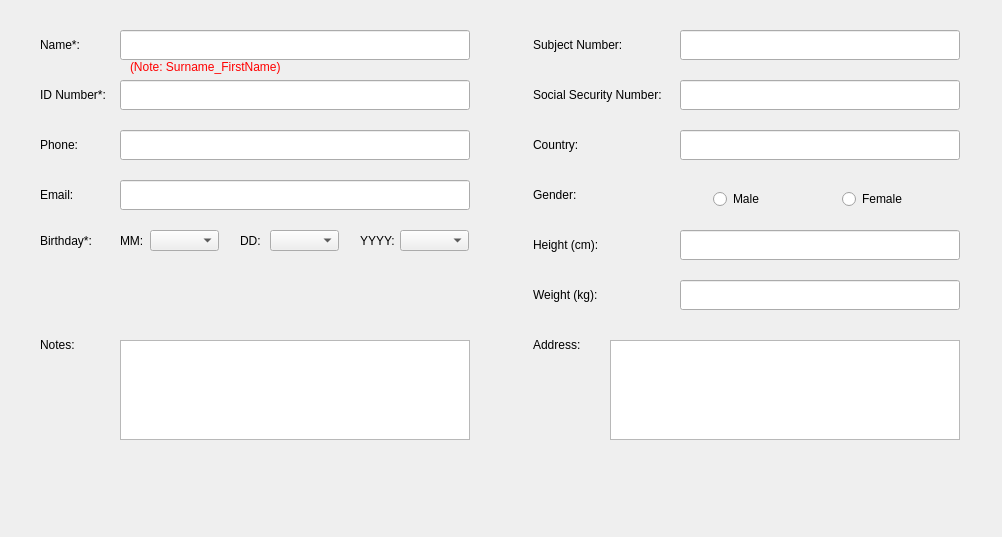
<?xml version="1.0" encoding="UTF-8"?>
<ui version="4.0">
 <class>CreateNewPatientDialog</class>
 <widget class="QDialog" name="CreateNewPatientDialog">
  <property name="geometry">
   <rect>
    <x>0</x>
    <y>0</y>
    <width>1002</width>
    <height>537</height>
   </rect>
  </property>
  <property name="windowTitle">
   <string>New Patient</string>
  </property>
  <widget class="QLabel" name="heightLabel">
   <property name="geometry">
    <rect>
     <x>533</x>
     <y>230</y>
     <width>111</width>
     <height>29</height>
    </rect>
   </property>
   <property name="styleSheet">
    <string notr="true">font: 12px &quot;MS Shell Dlg 2&quot;;</string>
   </property>
   <property name="text">
    <string>Height (cm):</string>
   </property>
  </widget>
  <widget class="QLabel" name="emailLabel">
   <property name="geometry">
    <rect>
     <x>40</x>
     <y>180</y>
     <width>80</width>
     <height>30</height>
    </rect>
   </property>
   <property name="styleSheet">
    <string notr="true">font: 12px &quot;MS Shell Dlg 2&quot;;</string>
   </property>
   <property name="text">
    <string>Email:</string>
   </property>
  </widget>
  <widget class="QLabel" name="nameLabel">
   <property name="geometry">
    <rect>
     <x>40</x>
     <y>30</y>
     <width>80</width>
     <height>30</height>
    </rect>
   </property>
   <property name="styleSheet">
    <string notr="true">font: 12px &quot;MS Shell Dlg 2&quot;;</string>
   </property>
   <property name="text">
    <string>Name*:</string>
   </property>
  </widget>
  <widget class="QLabel" name="subjectNumberLabel">
   <property name="geometry">
    <rect>
     <x>533</x>
     <y>30</y>
     <width>131</width>
     <height>29</height>
    </rect>
   </property>
   <property name="styleSheet">
    <string notr="true">font: 12px &quot;MS Shell Dlg 2&quot;;</string>
   </property>
   <property name="text">
    <string>Subject Number:</string>
   </property>
  </widget>
  <widget class="QLabel" name="weightLabel">
   <property name="geometry">
    <rect>
     <x>533</x>
     <y>280</y>
     <width>111</width>
     <height>29</height>
    </rect>
   </property>
   <property name="styleSheet">
    <string notr="true">font: 12px &quot;MS Shell Dlg 2&quot;;</string>
   </property>
   <property name="text">
    <string>Weight (kg):</string>
   </property>
  </widget>
  <widget class="QLabel" name="dobLabel">
   <property name="geometry">
    <rect>
     <x>40</x>
     <y>220</y>
     <width>80</width>
     <height>41</height>
    </rect>
   </property>
   <property name="styleSheet">
    <string notr="true">font: 12px &quot;MS Shell Dlg 2&quot;;</string>
   </property>
   <property name="text">
    <string>Birthday*:</string>
   </property>
  </widget>
  <widget class="QTextEdit" name="addressInput">
   <property name="geometry">
    <rect>
     <x>610</x>
     <y>340</y>
     <width>350</width>
     <height>100</height>
    </rect>
   </property>
   <property name="styleSheet">
    <string notr="true">font: 12px &quot;MS Shell Dlg 2&quot;;</string>
   </property>
  </widget>
  <widget class="QLabel" name="sexLabel">
   <property name="geometry">
    <rect>
     <x>533</x>
     <y>180</y>
     <width>121</width>
     <height>29</height>
    </rect>
   </property>
   <property name="styleSheet">
    <string notr="true">font: 12px &quot;MS Shell Dlg 2&quot;;</string>
   </property>
   <property name="text">
    <string>Gender:</string>
   </property>
  </widget>
  <widget class="QLabel" name="socialSecurityLabel">
   <property name="geometry">
    <rect>
     <x>533</x>
     <y>80</y>
     <width>141</width>
     <height>29</height>
    </rect>
   </property>
   <property name="styleSheet">
    <string notr="true">font: 12px &quot;MS Shell Dlg 2&quot;;</string>
   </property>
   <property name="text">
    <string>Social Security Number:</string>
   </property>
  </widget>
  <widget class="QLabel" name="phoneLabel">
   <property name="geometry">
    <rect>
     <x>40</x>
     <y>130</y>
     <width>80</width>
     <height>30</height>
    </rect>
   </property>
   <property name="styleSheet">
    <string notr="true">font: 12px &quot;MS Shell Dlg 2&quot;;</string>
   </property>
   <property name="text">
    <string>Phone:</string>
   </property>
  </widget>
  <widget class="QWidget" name="horizontalLayoutWidget_2">
   <property name="geometry">
    <rect>
     <x>713</x>
     <y>180</y>
     <width>251</width>
     <height>39</height>
    </rect>
   </property>
   <layout class="QHBoxLayout" name="sexInput">
    <item>
     <widget class="QRadioButton" name="male">
      <property name="styleSheet">
       <string notr="true">font: 12px &quot;MS Shell Dlg 2&quot;;</string>
      </property>
      <property name="text">
       <string>Male</string>
      </property>
     </widget>
    </item>
    <item>
     <widget class="QRadioButton" name="female">
      <property name="styleSheet">
       <string notr="true">font: 12px &quot;MS Shell Dlg 2&quot;;</string>
      </property>
      <property name="text">
       <string>Female</string>
      </property>
     </widget>
    </item>
   </layout>
  </widget>
  <widget class="QLabel" name="addressLabel">
   <property name="geometry">
    <rect>
     <x>533</x>
     <y>330</y>
     <width>81</width>
     <height>29</height>
    </rect>
   </property>
   <property name="styleSheet">
    <string notr="true">font: 12px &quot;MS Shell Dlg 2&quot;;</string>
   </property>
   <property name="text">
    <string>Address:</string>
   </property>
  </widget>
  <widget class="QLabel" name="nationalityLabel">
   <property name="geometry">
    <rect>
     <x>533</x>
     <y>130</y>
     <width>131</width>
     <height>29</height>
    </rect>
   </property>
   <property name="styleSheet">
    <string notr="true">font: 12px &quot;MS Shell Dlg 2&quot;;</string>
   </property>
   <property name="text">
    <string>Country:</string>
   </property>
  </widget>
  <widget class="QLabel" name="idLabel">
   <property name="geometry">
    <rect>
     <x>40</x>
     <y>80</y>
     <width>80</width>
     <height>30</height>
    </rect>
   </property>
   <property name="styleSheet">
    <string notr="true">font: 12px &quot;MS Shell Dlg 2&quot;;</string>
   </property>
   <property name="text">
    <string>ID Number*:</string>
   </property>
  </widget>
  <widget class="QDialogButtonBox" name="buttonBox">
   <property name="geometry">
    <rect>
     <x>720</x>
     <y>480</y>
     <width>241</width>
     <height>31</height>
    </rect>
   </property>
   <property name="minimumSize">
    <size>
     <width>0</width>
     <height>0</height>
    </size>
   </property>
   <property name="layoutDirection">
    <enum>Qt::LeftToRight</enum>
   </property>
   <property name="styleSheet">
    <string notr="true">QWidget {
	width: 150px;
	height: 30px;
	font-size: 16px;
}</string>
   </property>
   <property name="orientation">
    <enum>Qt::Horizontal</enum>
   </property>
   <property name="standardButtons">
    <set>QDialogButtonBox::NoButton</set>
   </property>
   <property name="centerButtons">
    <bool>true</bool>
   </property>
  </widget>
  <widget class="QLabel" name="patientDataValidation">
   <property name="geometry">
    <rect>
     <x>330</x>
     <y>450</y>
     <width>341</width>
     <height>71</height>
    </rect>
   </property>
   <property name="text">
    <string/>
   </property>
  </widget>
  <widget class="QLabel" name="label">
   <property name="geometry">
    <rect>
     <x>130</x>
     <y>59</y>
     <width>251</width>
     <height>16</height>
    </rect>
   </property>
   <property name="styleSheet">
    <string notr="true">color: rgb(255, 0, 0);
font: 14px &quot;MS Shell Dlg 2&quot;;</string>
   </property>
   <property name="text">
    <string>(Note: Surname_FirstName)</string>
   </property>
  </widget>
  <widget class="QLineEdit" name="nameInput">
   <property name="geometry">
    <rect>
     <x>120</x>
     <y>30</y>
     <width>350</width>
     <height>30</height>
    </rect>
   </property>
  </widget>
  <widget class="QLineEdit" name="idInput">
   <property name="geometry">
    <rect>
     <x>120</x>
     <y>80</y>
     <width>350</width>
     <height>30</height>
    </rect>
   </property>
  </widget>
  <widget class="QLineEdit" name="phoneInput">
   <property name="geometry">
    <rect>
     <x>120</x>
     <y>130</y>
     <width>350</width>
     <height>30</height>
    </rect>
   </property>
  </widget>
  <widget class="QLineEdit" name="emailInput">
   <property name="geometry">
    <rect>
     <x>120</x>
     <y>180</y>
     <width>350</width>
     <height>30</height>
    </rect>
   </property>
  </widget>
  <widget class="QLineEdit" name="subjectNumberInput">
   <property name="geometry">
    <rect>
     <x>680</x>
     <y>30</y>
     <width>280</width>
     <height>30</height>
    </rect>
   </property>
  </widget>
  <widget class="QLineEdit" name="socialSecurityInput">
   <property name="geometry">
    <rect>
     <x>680</x>
     <y>80</y>
     <width>280</width>
     <height>30</height>
    </rect>
   </property>
  </widget>
  <widget class="QLineEdit" name="nationalityInput">
   <property name="geometry">
    <rect>
     <x>680</x>
     <y>130</y>
     <width>280</width>
     <height>30</height>
    </rect>
   </property>
  </widget>
  <widget class="QLineEdit" name="heightInput">
   <property name="geometry">
    <rect>
     <x>680</x>
     <y>230</y>
     <width>280</width>
     <height>30</height>
    </rect>
   </property>
  </widget>
  <widget class="QLineEdit" name="weightInput">
   <property name="geometry">
    <rect>
     <x>680</x>
     <y>280</y>
     <width>280</width>
     <height>30</height>
    </rect>
   </property>
  </widget>
  <widget class="QComboBox" name="dayComboBox">
   <property name="geometry">
    <rect>
     <x>270</x>
     <y>230</y>
     <width>69</width>
     <height>21</height>
    </rect>
   </property>
  </widget>
  <widget class="QComboBox" name="monthComboBox">
   <property name="geometry">
    <rect>
     <x>150</x>
     <y>230</y>
     <width>69</width>
     <height>21</height>
    </rect>
   </property>
  </widget>
  <widget class="QComboBox" name="yearComboBox">
   <property name="geometry">
    <rect>
     <x>400</x>
     <y>230</y>
     <width>69</width>
     <height>21</height>
    </rect>
   </property>
  </widget>
  <widget class="QLabel" name="remarksLabel">
   <property name="geometry">
    <rect>
     <x>40</x>
     <y>330</y>
     <width>80</width>
     <height>30</height>
    </rect>
   </property>
   <property name="styleSheet">
    <string notr="true">font: 12px &quot;MS Shell Dlg 2&quot;;</string>
   </property>
   <property name="text">
    <string>Notes:</string>
   </property>
  </widget>
  <widget class="QTextEdit" name="remarksInput">
   <property name="geometry">
    <rect>
     <x>120</x>
     <y>340</y>
     <width>350</width>
     <height>100</height>
    </rect>
   </property>
   <property name="styleSheet">
    <string notr="true">font: 12px &quot;MS Shell Dlg 2&quot;;</string>
   </property>
  </widget>
  <widget class="QLabel" name="ddLabel">
   <property name="geometry">
    <rect>
     <x>240</x>
     <y>231</y>
     <width>21</width>
     <height>20</height>
    </rect>
   </property>
   <property name="styleSheet">
    <string notr="true">font: 12px &quot;MS Shell Dlg 2&quot;;</string>
   </property>
   <property name="text">
    <string>DD:</string>
   </property>
  </widget>
  <widget class="QLabel" name="MMLabel">
   <property name="geometry">
    <rect>
     <x>120</x>
     <y>230</y>
     <width>31</width>
     <height>21</height>
    </rect>
   </property>
   <property name="styleSheet">
    <string notr="true">font: 12px &quot;MS Shell Dlg 2&quot;;</string>
   </property>
   <property name="text">
    <string>MM:</string>
   </property>
  </widget>
  <widget class="QLabel" name="yyyyLabel">
   <property name="geometry">
    <rect>
     <x>360</x>
     <y>231</y>
     <width>41</width>
     <height>20</height>
    </rect>
   </property>
   <property name="styleSheet">
    <string notr="true">font: 12px &quot;MS Shell Dlg 2&quot;;</string>
   </property>
   <property name="text">
    <string>YYYY:</string>
   </property>
  </widget>
 </widget>
 <resources/>
 <connections/>
</ui>
